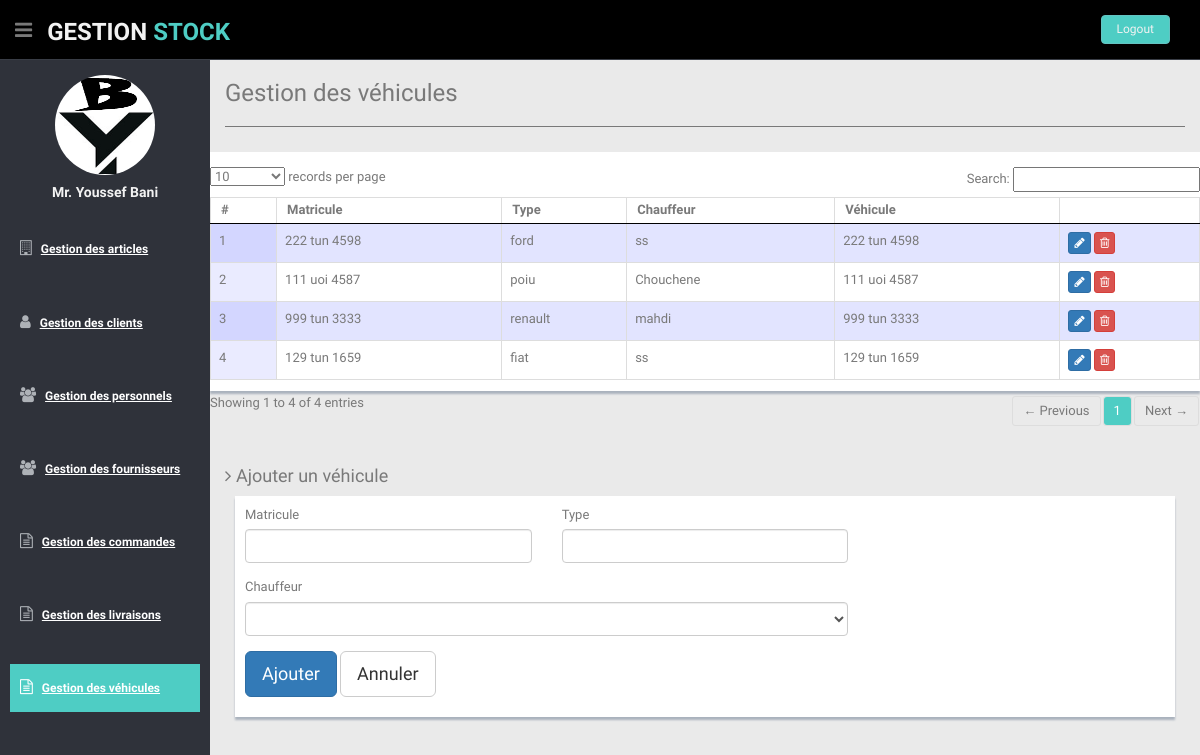
Page /gestionvehicules/vehicules (signed in) on the earlier database version.
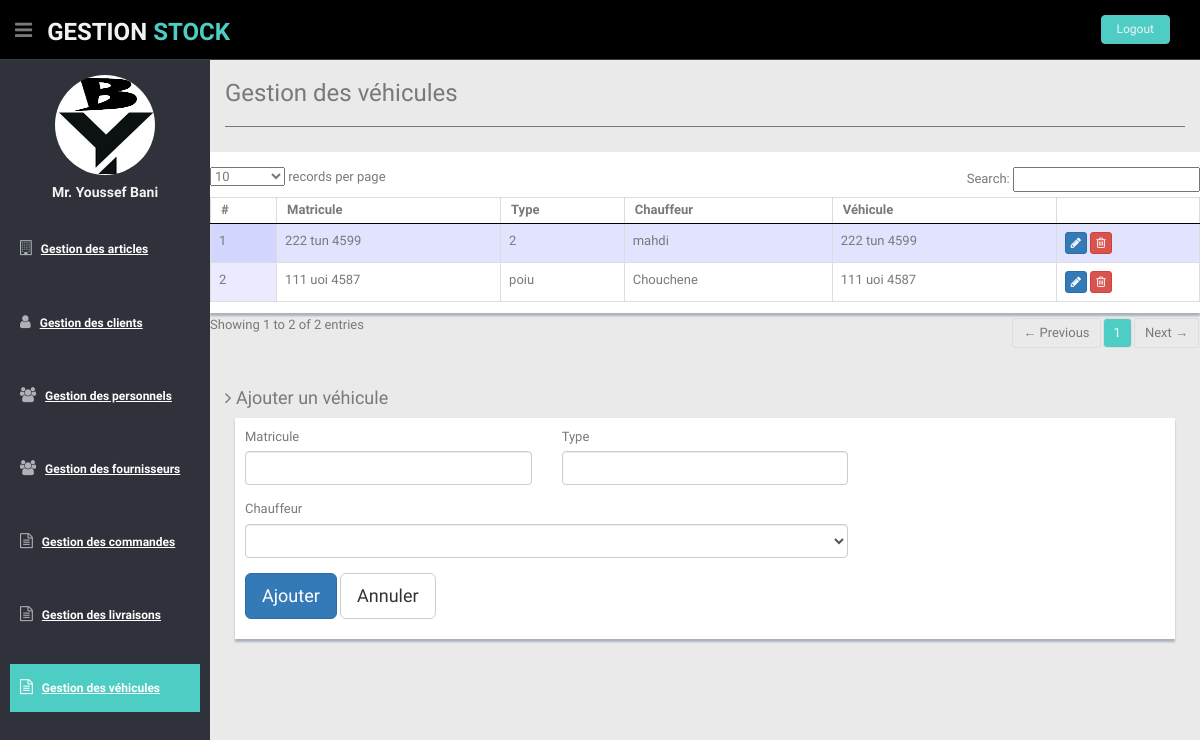
Same page on the later database version.
### gestionvehicules/models.py (models this page shows, shortened)
class Vehicule(models.Model):
    id = models.AutoField(primary_key=True)
    matricule = models.CharField(max_length=20)
    type = models.CharField(max_length=20)
    chauffeur = models.ForeignKey(Personnel, models.DO_NOTHING)
    class Meta:
        managed = True
        db_table = 'vehicule'

### gestionpersonnels/models.py (models this page shows)
class Personnel(models.Model):
    id = models.AutoField(primary_key=True)
    nom = models.CharField(max_length=20)
    prenom = models.CharField(max_length=20)
    email = models.CharField(max_length=50)
    user = models.OneToOneField(User, on_delete=models.CASCADE)
    is_admin = models.BooleanField(default=False)
    class Meta:
        managed = True
        db_table = 'personnel'

### gestionvehicules/views.py (the view)
# urls.py: path('vehicules', views.vehicules, name='vehicules'),
@login_required(login_url='/gestionauthentifications/login')
def vehicules(request):
    vehiculelist = Vehicule.objects.all()
    personnellist = Personnel.objects.all()
    context = {'vehiculesMenu':'active', 'vehiculelist':vehiculelist,'personnellist':personnellist}
    return render(request, 'gestionvehicules/vehicules.html', context)

### gestionvehicules/templates/gestionvehicules/vehicules.html
{% extends 'gestionvehicules/vehicules_base.html' %}
{% load static %}
{% block subtitle %} Ajouter un véhicule {% endblock %}
{% block form_action %}
    {% url 'gestionvehicules:ajouter_vehicule' %}
{% endblock %}
{% block action_name %}
    Ajouter
{% endblock %}

### gestionvehicules/templates/gestionvehicules/vehicules_base.html (shortened to what this page needs)
{% extends 'genericfolder/base.html' %}
{% load static %}
{% block title %} Gestion des véhicules {% endblock %}
{% block contenu %}
<div class="row mt">
  {% if vehiculelist %}
    <div class="content-panel">
      <div class="adv-table">
        <table cellpadding="0" cellspacing="0" border="0" class="display table table-bordered" id="hidden-table-info">
          <thead>
            <tr>
                <th> #</th>
                <th> Matricule</th>
                <th> Type</th>
                <th> Chauffeur</th>
                <th> Véhicule</th>
              <th></th>
            </tr>
          </thead>
          <tbody>
            {% for v in vehiculelist %}
            <tr>
                <td> {{ forloop.counter }}</td>
                <td> {{ v.matricule}}</td>
                <td> {{ v.type }}</td>
                <td> {{ v.chauffeur.nom }}</td>
                <td> {{ v.matricule }}</td>
                <td>
                    <button onclick="if(confirm('êtes-vous sûr de vouloir modifier le véhicule '+'{{v.id}} '+' ?'))location.href='{% url 'gestionvehicules:modifier_vehicule' v.id %}';"
                            class="btn btn-primary btn-xs"><i class="fa fa-pencil"></i>
                    </button>
                    <button onclick="if(confirm('êtes-vous sûr de vouloir supprimer le véhicule '+'{{v.id}} '+' ?')){location.href='{% url 'gestionvehicules:delete_vehicule' v.id %}'};"
                            class="btn btn-danger btn-xs">
                        <i class="fa fa-trash-o "></i>
                    </button>
                </td>
            </tr>
            {% endfor %}
          </tbody>
        </table>
      </div>
    </div>
  {% endif %}
  <div class="col-lg-12">
    <h4><i class="fa fa-angle-right"></i> {% block subtitle %}{% endblock %}</h4>
    <div class="form-panel">
        <form class="mbr-form" action="{% block form_action %}{% endblock %}" method="post"
              enctype="multipart/form-data"
              data-form-title="mobirise form"><input type="hidden" data-form-email="true">
            <div class="row row-sm-offset">
                <div class="col-md-4 multi-horizontal" data-for="id_agence">
                    <div class="form-group">
                        <label class="form-control-label mbr-fonts-style display-7"
                               for="phone-form1-2w">Matricule</label>
                        <input value="{{vehicule.matricule}}" type="text" class="form-control"
                               name="matricule" data-form-field="name"
                               required="" id="matricule">
                    </div>
                </div>
                <div class="col-md-4 multi-horizontal" data-for="code_postale">
                    <div class="form-group">
                        <label class="form-control-label mbr-fonts-style display-7" for="phone-form1-2w">Type</label>
                        <input value ="{{vehicule.id}}" type="text" class="form-control"
                               name="type" data-form-field="name"
                               required="" id="type">
                    </div>
                </div>
            </div>
            <div class="row row-sm-offset">
                <div class="col-md-8 multi-horizontal" data-for="nom">
                    <div class="form-group">
                        <label class="form-control-label mbr-fonts-style display-7"
                               for="name-form1-2w">Chauffeur </label>
                        <select class="form-control" name="chauffeur">
                    <option selected="selected"> </option>
                        {% for personnel in personnellist %}
                         <option {% if personnel == vehicule.chauffeur %}selected="selected" {% endif %}
                                value="{{ personnel.id }}">{{ personnel.nom}}
                        </option>
                        {% endfor %}
                    </select>
                    </div>
                </div>
            </div>
            <p align="left">
                <button type="submit" class="btn btn-primary btn-lg">{% block action_name %}{% endblock %}</button>
                <button type="reset" class="btn btn-default btn-lg">Annuler</button>
            </p>
        </form>
    </div>
  </div>
</div>
{% endblock %}

### genericfolder/templates/genericfolder/base.html (shortened to what this page needs)
<!DOCTYPE html>
{% load static %}
<html lang="en">
<head>
    {% include "genericfolder/imported_css.html" %}
</head>
<body>
<section id="container">
    <header class="header black-bg">
        <div class="sidebar-toggle-box">
            <div class="fa fa-bars tooltips" data-placement="right" data-original-title="Toggle Navigation"></div>
        </div>
        <a href="#" class="logo"><b>GESTION&nbsp;<span>STOCK</span></b></a>
        <div class="top-menu">
            <ul class="nav pull-right top-menu">
                <li><a class="logout" href="{% url 'gestionauthentifications:logout' %}">{% if user.is_authenticated %}Logout{% else %}Login{% endif %}</a></li>
            </ul>
        </div>
    </header>
    <aside>
        <div id="sidebar" class="nav-collapse ">
            {% include "genericfolder/menu.html" %}
        </div>
    </aside>
    <section id="main-content">
        <section class="wrapper mt">
            <h3>{% block title %}{% endblock %}</h3>
            <hr>
            {% block contenu %}
            {% endblock %}
        </section>
    </section>
</section>
</body>
</html>

### genericfolder/templates/genericfolder/imported_css.html
{% load static %}
<link rel="stylesheet" type="text/css" href="{% static 'genericfolder/lib/bootstrap/css/bootstrap.min.css' %}">
<link rel="stylesheet" type="text/css" href="{% static 'genericfolder/lib/font-awesome/css/font-awesome.css' %}">
<link href="{% static 'genericfolder/lib/advanced-datatable/css/demo_page.css' %}" rel="stylesheet">
<link href="{% static 'genericfolder/lib/advanced-datatable/css/demo_table.css' %}" rel="stylesheet">
<link href="{% static 'genericfolder/lib/advanced-datatable/css/DT_bootstrap.css' %}" rel="stylesheet">
<link href="{% static 'genericfolder/css/style.css' %}" rel="stylesheet">
<link href="{% static 'genericfolder/css/style-responsive.css' %}" rel="stylesheet">

### genericfolder/templates/genericfolder/menu.html (shortened to what this page needs)
{% load static %}
<ul class="sidebar-menu" id="nav-accordion">
     <li class="mt">
       <p>
            <p align="center" ><img src="{% static 'genericfolder/img/logobani.png' %}" class="img-circle" width="100" height="100"></p>
       </p>
         <h5 class="centered">Mr. Youssef Bani</h5>
    </li>
    <li class="mt">
        <a class="{{ articlesMenu }}" href="{% url 'gestionarticles:articles' %}" >
            <i class="fa fa-building-o"></i>
         <b>   <span style="color:white;font-size:12px;text-decoration: underline;">Gestion des articles</span></b>
        </a>
    </li>
    <li class="mt">
        <a class="{ clientsMenu}}" href="{% url 'gestionclients:clients' %}">
            <i class="fa fa-user"></i>
          <b>  <span style="color:white;font-size:12px;text-decoration: underline;">Gestion des clients</span></b>
        </a>
    </li>
    <li class="mt">
        <a class="{{personnelsMenu}}" href="{% url 'gestionpersonnels:personnels' %}">
            <i class="fa fa-users"></i>
         <b>   <span style="color:white;font-size:12px;text-decoration: underline;">Gestion des personnels</span></b>
        </a>
    </li>
    <li class="mt">
        <a class="{{fournisseursMenu }}" href="{% url 'gestionfournisseurs:fournisseurs' %}">
            <i class="fa fa-users"></i>
         <b>   <span style="color:white;font-size:12px;text-decoration: underline;">Gestion des fournisseurs </span></b>
        </a>
    </li>
    <li class="mt">
         <a class="{{ commandesMenu }}" href="{% url 'gestioncommandes:commandes' %}"  >
             <i class="fa fa-file-text-o"></i>
        <b>     <span style="color:white;font-size:12px;text-decoration: underline;">Gestion des commandes </span></b>
         </a>
    </li>
    <li class="mt">
         <a class="{{ livraisonsMenu }}" href="{% url 'gestionlivraisons:livraisons' %}"  >
             <i class="fa fa-file-text-o"></i>
        <b>     <span style="color:white;font-size:12px;text-decoration: underline;">Gestion des livraisons </span></b>
         </a>
    </li>
    <li class="mt">
         <a class="{{ vehiculesMenu }}" href="{% url 'gestionvehicules:vehicules' %}"  >
             <i class="fa fa-file-text-o"></i>
        <b>     <span style="color:white;font-size:12px;text-decoration: underline;">Gestion des véhicules </span></b>
         </a>
    </li>
</ul>

### genericfolder/templates/genericfolder/imported_js.html (shortened to what this page needs)
{% load static %}

### genericfolder/static/genericfolder/css/style.css (style rules this page uses)
body { color: #797979; background: #eaeaea; font-family: 'Ruda', sans-serif; padding: 0px !important; margin: 0px !important; font-size:13px; }
ul li { list-style: none; }
a, a:hover, a:focus { text-decoration: none; outline: none; }
#container { width: 100%; height: 100%; }
hr { margin-top: 20px; margin-bottom: 20px; border: 0; border-top: 1px solid #797979; }
.centered { text-align: center; }
.mt { margin-top: 25px; }
ul.top-menu > li > .logout { color: #f2f2f2; font-size: 12px; border-radius: 4px; -webkit-border-radius: 4px; border: 1px solid #64c3c2 !important; padding: 5px 15px; margin-right: 15px; background: #4ECDC4; margin-top: 15px; }
#sidebar { width: 210px; height: 100%; position: fixed; background: #2f323a; }
#sidebar h5 { color: #f2f2f2; font-weight: 700; }
#sidebar ul li { position: relative; }
ul.sidebar-menu , ul.sidebar-menu li ul.sub { margin: -2px 0 0; padding: 0; }
ul.sidebar-menu { margin-top: 75px; }
ul.sidebar-menu li { margin-bottom: 5px; margin-left:10px; margin-right:10px; }
ul.sidebar-menu li a span { display: inline-block; }
ul.sidebar-menu li a { color: #aeb2b7; text-decoration: none; display: block; padding: 15px 0 15px 10px; font-size: 12px; outline: none; -webkit-transition: all 0.3s ease; -moz-transition: all 0.3s ease; -o-transition: all 0.3s ease; -ms-transition: all 0.3s ease; transition: all 0.3s ease; }
ul.sidebar-menu li a.active, ul.sidebar-menu li a:hover, ul.sidebar-menu li a:focus { background: #4ECDC4; color: #fff; display: block; -webkit-transition: all 0.3s ease; -moz-transition: all 0.3s ease; -o-transition: all 0.3s ease; -ms-transition: all 0.3s ease; transition: all 0.3s ease; }
ul.sidebar-menu li a i { font-size: 15px; padding-right: 6px; }
ul.sidebar-menu li a.active i { color: #fff; }
#main-content { margin-left: 210px; }
.header, .footer { min-height: 60px; padding: 0 15px; }
.header { position: fixed; left: 0; right: 0; z-index: 1002; }
.black-bg { background: black; border-bottom: 1px solid #393d46; }
.wrapper { display: inline-block; margin-top: 60px; padding-left: 15px; padding-right: 15px; padding-bottom: 15px; padding-top: 0px; width: 100%; }
a.logo { font-size: 24px; color: #f2f2f2; float: left; margin-top: 15px; text-transform: uppercase; }
a.logo b { font-weight: 900; }
a.logo span { color: #4ECDC4; }
#top_menu .nav > li, ul.top-menu > li { float: left; }
ul.top-menu > li > a { color: #666666; font-size: 16px; border-radius: 4px; -webkit-border-radius: 4px; border:1px solid #666666 !important; padding: 2px 6px; margin-right: 15px; }
.sidebar-toggle-box { float: left; padding-right: 15px; margin-top: 20px; }
.sidebar-toggle-box .fa-bars { cursor: pointer; display: inline-block; font-size: 20px; }
.content-panel { background: #ffffff; box-shadow: 0px 3px 2px #aab2bd; padding-top: 15px; padding-bottom: 5px; }
.form-panel { background: #ffffff; margin: 10px; padding: 10px; box-shadow: 0px 3px 2px #aab2bd; text-align: left; }
label { font-weight: 400; }

Differences in the rows shown:
removed Vehicule: matricule "999 tun 3333", type "renault", chauffeur.nom "mahdi"
removed Vehicule: matricule "129 tun 1659", type "fiat", chauffeur.nom "ss"
changed Vehicule: matricule "222 tun 4598" → "222 tun 4599"; type "ford" → "2"; chauffeur.nom "ss" → "mahdi"
Other differences:
text written by a page script: "records per page Search: Showing 1 to 4 of 4 entries ← Previous 1 Next →" → "records per page Search: Showing 1 to 2 of 2 entries ← Previous 1 Next →"
